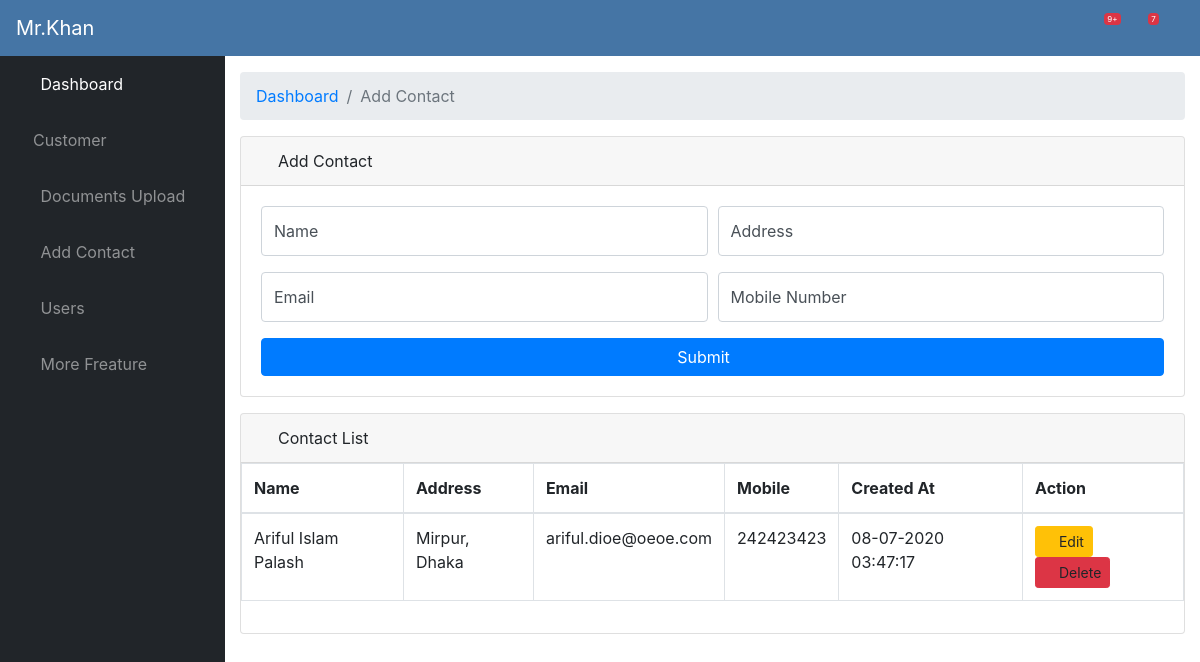
The page /ajax/ (signed in) on the database its author committed.
### crud/models.py (models this page shows)
class ContactList(models.Model):
    text = models.CharField(max_length=255, blank=True)
    search = models.CharField(max_length=255)
    email = models.EmailField(max_length=254)
    telephone = models.CharField(max_length=10, blank=True)
    created_at = models.DateTimeField()
    updated_at = models.DateTimeField()

### crud/views.py (the view)
# urls.py: url(r'^ajax/$', views.ajax, name='ajax'),
@login_required
def ajax(request):
    if request.method == 'POST':
        if request.is_ajax():
            data = ContactList(
                text=request.POST['text'],
                search=request.POST['search'],
                email=request.POST['email'],
                telephone=request.POST['telephone'],
                created_at=datetime.datetime.now(),
                updated_at=datetime.datetime.now(),
            )
            data.save()
            astr = "<html><b> you sent an ajax post request </b> <br> returned data: %s</html>" % data
            return JsonResponse({'data': 'success'})
    else:
        ajax_list = ContactList.objects.order_by('-created_at')
        context = {'ajax_list': ajax_list}
    return render(request, 'ajax.html', {'ajax_list': ajax_list})

### templates/ajax.html (shortened to what this page needs)
{% extends 'layout/app.html' %}
{% block body %}
    <div id="content-wrapper">
        <div class="container-fluid">
            <ol class="breadcrumb">
                <li class="breadcrumb-item">
                    <a href="#">Dashboard</a>
                </li>
                <li class="breadcrumb-item active">Add Contact</li>
            </ol>
            <div class="card mb-3">
                <div class="card-header">
                    <i class="fas fa-table"></i>
                    Add Contact
                </div>
                <div class="card-body">
                    <form class="form-horizontal" id="example-form" action="ajax" method="POST">
                         <div class="form-group">
                             <div class="form-row">
                                 <div class="col-md-6">
                                     <div class="form-label-group">
                                         <input class="form-control" type="text" id="example-text-input" placeholder="Name" required>
                                         <label for="example-text-input">Name</label>
                                     </div>
                                 </div>
                                 <div class="col-md-6">
                                     <div class="form-label-group">
                                         <input type="search" class="form-control"  placeholder="Address" id="example-search-input" required>
                                         <label for="example-search-input">Address</label>
                                     </div>
                                 </div>
                             </div>
                         </div>
                        <div class="form-group">
                            <div class="form-row">
                                <div class="col-md-6">
                                    <div class="form-label-group">
                                        <input type="email" class="form-control" placeholder="Email" id="example-email-input" required>
                                        <label for="example-email-input">Email</label>
                                    </div>
                                </div>
                                <div class="col-md-6">
                                    <div class="form-label-group">
                                        <input type="tel" class="form-control" placeholder="Mobile Number" id="example-tel-input">
                                        <label for="example-tel-input">Mobile Number</label>
                                    </div>
                                </div>
                            </div>
                        </div>
                        <button class="btn btn-primary btn-block" type="submit">Submit &nbsp;&nbsp;&nbsp;</button>
                    </form>
                </div>
            </div>
            <div class="card mb-3">
                <div class="card-header">
                    <i class="fas fa-table"></i>
                    Contact List
                </div>
                <div class="table">
                    <table class="table table-bordered" id="myTable">
                        <thead>
                        <tr>
                            <th>Name</th>
                            <th>Address</th>
                            <th>Email</th>
                            <th>Mobile</th>
                            <th>Created At</th>
                            <th>Action</th>
                        </tr>
                        </thead>
                        <tbody>
                        {% for ajax in ajax_list %}
                            <tr id="table-{{ ajax.id }}">
                                <td>{{ ajax.text }}</td>
                                <td>{{ ajax.search }}</td>
                                <td>{{ ajax.email }}</td>
                                <td>{{ ajax.telephone }}</td>
                                <td>{{ ajax.created_at  |date:"d-m-Y H:i:s" }}</td>
                                <td><a class="btn btn-sm btn-warning"><span class="fa fa-edit"></span> Edit</a>
                                    <a class="btn btn-sm btn-danger delete" data-id="{{ ajax.id }}"><span
                                            class="fa fa-trash"></span> Delete</a></td>
                            </tr>
                        {% endfor %}
                        </tbody>
                    </table>
                </div>
            </div>
        </div>
{% endblock %}

### rows shown on the page
ContactList: text "Ariful Islam Palash", search "Mirpur, Dhaka", email "ariful.dioe@oeoe.com", telephone "242423423", created_at "08-07-2020 03:47:17"
